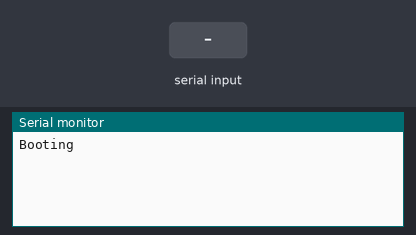
A sketch run on a simulated Arduino Uno, built for the host (arithmetic inside an expression is 32-bit, double 64-bit). On the bench: the last lines printed to the serial monitor. Inputs (shaded band) come from the test bench.

Above: at 1.2 s.
1.3 s: "x,1\n" received over the second serial link
At 3.4 s:
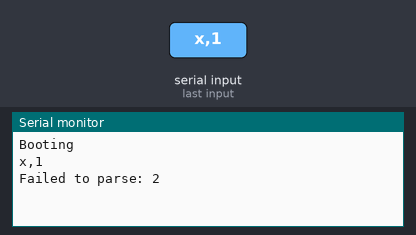
3.8 s: "w,1\n" received over the second serial link
At 5.3 s:
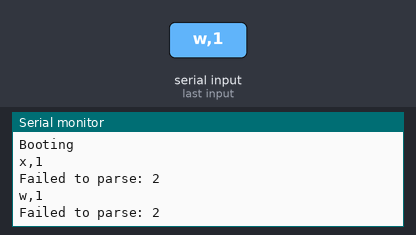
6.3 s: "s,1\n" received over the second serial link
At 8.4 s:
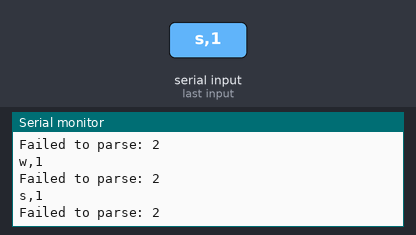
8.8 s: "a,1\n" received over the second serial link
At 10.3 s:
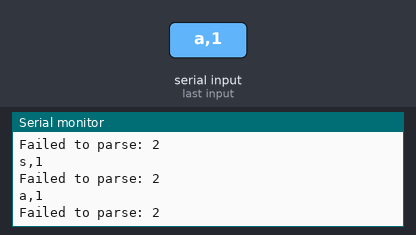
11.3 s: "d,1\n" received over the second serial link
At 13.4 s:
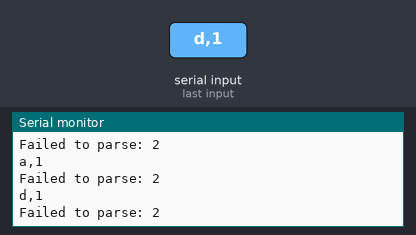
13.8 s: "x" received over the second serial link
At 15.6 s:
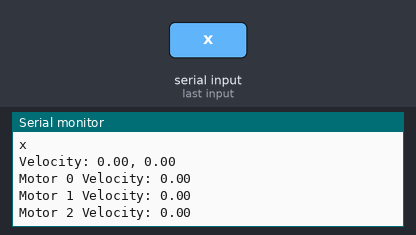

The sketch:

DriveCode.ino
```cpp
#include <SoftwareSerial.h>

// RX and TX ports for btserial
#define TX A0
#define RX A1

#define noMot 3

struct vector {
  int deg; // in rad
  int mag;
  int rot;
}; typedef vector vector;

struct stepper {
  const int RX;
  const int TX;
  float dely;
  int dir;
  SoftwareSerial slSerial; // what is this
}; typedef stepper stepper;

struct motor {
  float motVel;
  float motAngle;
  stepper mot;
}; typedef motor motor;

SoftwareSerial tempSerial(10, 11);

stepper stp1 = {.RX=2, .TX=3, .dely=0, .dir=0, .slSerial = tempSerial};
stepper stp2 = {.RX=4, .TX=5, .dely=0, .dir=0, .slSerial = tempSerial};
stepper stp3 = {.RX=6, .TX=7, .dely=0, .dir=0, .slSerial = tempSerial};

motor mot1 = {.motVel = 0, .motAngle =  (       0.00)*PI , .mot=stp1};
motor mot2 = {.motVel = 0, .motAngle =  (120.0/180.0)*PI , .mot=stp2};
motor mot3 = {.motVel = 0, .motAngle =  (240.0/180.0)*PI , .mot=stp3};

SoftwareSerial stpSer1(stp1.RX, stp1.TX);
SoftwareSerial stpSer2(stp2.RX, stp2.TX);
SoftwareSerial stpSer3(stp3.RX, stp3.TX);

SoftwareSerial iSerial(RX, TX);

const int minDely = 4000;
String uInput;

void setup() {
  // put your setup code here, to run once:
  Serial.begin(9600); // set up Serial library at 9600 bps
  iSerial.begin(9600);

  Serial.println("Booting");

  mot1.mot.slSerial = stpSer1;
  mot2.mot.slSerial = stpSer2;
  mot3.mot.slSerial = stpSer3;
}

void loop() {
  iSerial.listen();
  if (iSerial.available()) { // Parse through input
    uInput = iSerial.readString(); // Read Input
    Serial.println(uInput);
    mov(uInput);
  }
}

void mov(String uInput) {
  vector uVector = {.deg=0, .mag=0, .rot=0};
  motor motList[] = {mot1, mot2, mot3};
  char *token;
  char buf[200]; char split[] = ",";
  String listStr[3];

  int i;

  // Function to parse through the string and package input into vector

  // PARSING --------------------------------------------------------------------------------------------
  // Parsing done with help from: https://www.tutorialspoint.com/c_standard_library/c_function_strtok.htm
  // and https://www.arduino.cc/reference/en/language/variables/data-types/string/functions/tochararray/
  // Creates a vector object uVector
  if      (uInput == "x") {uVector.deg =     0; uVector.mag =   0; uVector.rot =    0.0;}
  else if (uInput == "w") {uVector.deg =   0.0; uVector.mag = 255; uVector.rot =    0.0;}
  else if (uInput == "s") {uVector.deg = 180.0; uVector.mag = 255; uVector.rot =    0.0;}
  else if (uInput == "a") {uVector.deg =  90.0; uVector.mag = 255; uVector.rot =    0.0;}  // calibration, robot shows a clockwise rotation when moving
  else if (uInput == "d") {uVector.deg = 270.0; uVector.mag = 255; uVector.rot =    0.0;}  // calibration, robot shows an anticlockwise rotation when moving
  else if (uInput == "q") {uVector.deg =   0.0; uVector.mag =   0; uVector.rot =  255.0;}
  else if (uInput == "e") {uVector.deg =   0.0; uVector.mag =   0; uVector.rot = -255.0;}
  else {
    uInput.toCharArray(buf, 200); // Convert input to char array

    token = strtok(buf, split);
    i = 0;
    while (token != NULL) {
      //printf("%s\n", token);
      listStr[i] = String(token);
      token = strtok(NULL, split);
      i++;
    }
    if (i != 3) {
      Serial.println("Failed to parse: " + String(i));
      return;
    }

    uVector.deg=listStr[0].toInt(); uVector.mag=listStr[1].toInt(); uVector.rot=listStr[2].toInt(); // creating vector
    Serial.println("Deg: " + listStr[0] + " Mag: " + listStr[1]+ " Rot: " +listStr[2]); // Displaying vector for debug
  }
  runMotVelo(uVector, motList);
}

void runMotVelo(vector V, motor* motP) {
  // Calculates and runs motors
  // Mathmatics from http://robocup.mi.fu-berlin.de/buch/omnidrive.pdf

  float deg = V.deg * PI/180;
  float xVel = V.mag*cos(deg); float yVel = V.mag*sin(deg);
  int i; float maxVel; float normal;
  String outString;

  Serial.println("Velocity: " +  String(xVel) + ", " + String(yVel));

  // Calculate velocity, save the max abs velocity and a list of velocities to work on
  maxVel = 0.0;
  for (i=0; i<noMot; i++) {
    motP[i].motVel = -sin((motP[i]).motAngle) * xVel + cos((motP[i]).motAngle) * yVel + V.rot; // Calculating motor speed
    maxVel = max(abs(motP[i].motVel), abs(maxVel));
    Serial.println("Motor " + String(i) + " Velocity: " + String((motP[i]).motVel)); // Printing calculated motor speeds for debug
  }

  // Calculate 'delta' the multiple of the delay required
  if (maxVel == 0) {for (i=0; i<noMot; i++) {motP[i].mot.dely = 0.0; motP[i].mot.dir =0;}}
  else {
    for (i=0; i<noMot; i++) {
      normal = (abs(motP[i].motVel)/maxVel);
      if (normal < 0.0001) {motP[i].mot.dely = 0;}
      else {motP[i].mot.dely = abs((maxVel/abs(motP[i].motVel))*minDely*(255/V.mag)*(255/V.rot));} // 1/(speed/maximum motor speed) * delay * (max capable speed/desired speed)
      if (motP[i].motVel >= 0) {motP[i].mot.dir = 0;}
      else                     {motP[i].mot.dir = 1;}

      Serial.println("Motor: " + String(i) + " Delay: " + String(motP[i].mot.dely) + " Direction: " + String(motP[i].mot.dir));
      //Serial.println(String(motP[i].mot.dely)+","+String(motP[i].mot.dir));
    }
  }


  // Package and send to each slave
  iSerial.end();
  for (i=0; i<noMot; i++) {
    motP[i].mot.slSerial.begin(9600); // Starting serial communcation on given serial pins
    motP[i].mot.slSerial.println(String(motP[i].mot.dely)+","+String(motP[i].mot.dir));
    motP[i].mot.slSerial.end(); // Ending serial communication
  }
  iSerial.begin(9600);
}
```

Measured:
- after the input at 1.3 s, the serial monitor: prints a new line after 1.0 s (image 1)
- after the input at 3.8 s, the serial monitor: prints a new line after 1.0 s (image 2)
- after the input at 6.3 s, the serial monitor: prints a new line after 1.0 s (image 3)
- after the input at 8.8 s, the serial monitor: prints a new line after 1.0 s (image 4)
- after the input at 11.3 s, the serial monitor: prints a new line after 1.0 s (image 5)
- after the input at 13.8 s, the serial monitor: prints a new line after 1.0 s (image 6)
